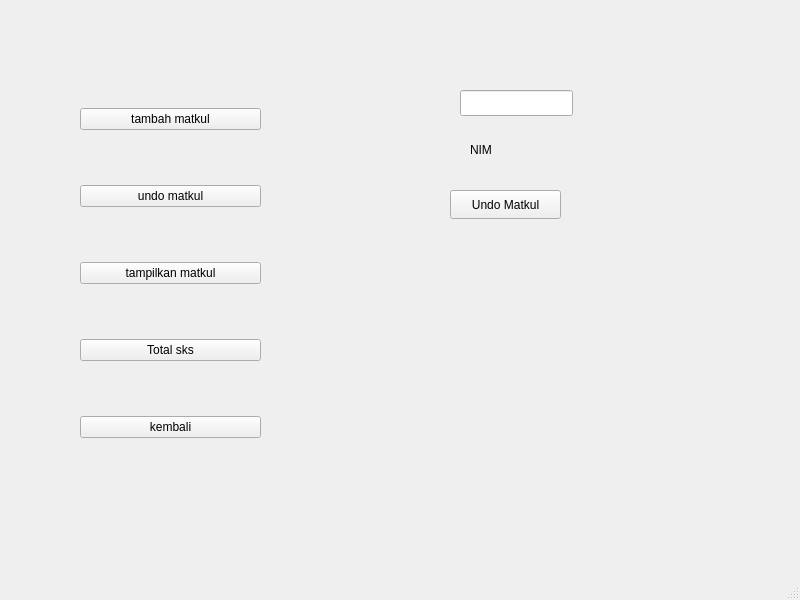
<?xml version="1.0" encoding="UTF-8"?>
<ui version="4.0">
 <class>Mainmahasiswa</class>
 <widget class="QMainWindow" name="Mainmahasiswa">
  <property name="geometry">
   <rect>
    <x>0</x>
    <y>0</y>
    <width>800</width>
    <height>600</height>
   </rect>
  </property>
  <property name="windowTitle">
   <string>MainWindow</string>
  </property>
  <widget class="QWidget" name="centralwidget">
   <widget class="QStackedWidget" name="stackedWidget">
    <property name="geometry">
     <rect>
      <x>420</x>
      <y>50</y>
      <width>281</width>
      <height>431</height>
     </rect>
    </property>
    <property name="currentIndex">
     <number>2</number>
    </property>
    <widget class="QWidget" name="pageTambah">
     <widget class="QPlainTextEdit" name="outputdaftarmatkul">
      <property name="geometry">
       <rect>
        <x>60</x>
        <y>40</y>
        <width>171</width>
        <height>151</height>
       </rect>
      </property>
     </widget>
     <widget class="QLineEdit" name="addmatkul">
      <property name="geometry">
       <rect>
        <x>80</x>
        <y>300</y>
        <width>113</width>
        <height>31</height>
       </rect>
      </property>
     </widget>
     <widget class="QPushButton" name="btnTambahMatkul">
      <property name="geometry">
       <rect>
        <x>80</x>
        <y>360</y>
        <width>111</width>
        <height>29</height>
       </rect>
      </property>
      <property name="text">
       <string>tambah matkul</string>
      </property>
     </widget>
     <widget class="QLineEdit" name="writenim">
      <property name="geometry">
       <rect>
        <x>80</x>
        <y>230</y>
        <width>113</width>
        <height>26</height>
       </rect>
      </property>
     </widget>
     <widget class="QLabel" name="label">
      <property name="geometry">
       <rect>
        <x>110</x>
        <y>260</y>
        <width>63</width>
        <height>20</height>
       </rect>
      </property>
      <property name="text">
       <string>NIM</string>
      </property>
     </widget>
     <widget class="QLabel" name="label_2">
      <property name="geometry">
       <rect>
        <x>110</x>
        <y>330</y>
        <width>63</width>
        <height>20</height>
       </rect>
      </property>
      <property name="text">
       <string>Index</string>
      </property>
     </widget>
    </widget>
    <widget class="QWidget" name="pageTampil">
     <widget class="QPlainTextEdit" name="outputtampilmatkul">
      <property name="geometry">
       <rect>
        <x>40</x>
        <y>90</y>
        <width>191</width>
        <height>221</height>
       </rect>
      </property>
     </widget>
     <widget class="QPushButton" name="btnTampilMatkul_2">
      <property name="geometry">
       <rect>
        <x>80</x>
        <y>360</y>
        <width>111</width>
        <height>29</height>
       </rect>
      </property>
      <property name="text">
       <string>Tampil matkul</string>
      </property>
     </widget>
     <widget class="QLineEdit" name="showmatkul">
      <property name="geometry">
       <rect>
        <x>80</x>
        <y>30</y>
        <width>113</width>
        <height>26</height>
       </rect>
      </property>
     </widget>
     <widget class="QLabel" name="label_3">
      <property name="geometry">
       <rect>
        <x>100</x>
        <y>60</y>
        <width>63</width>
        <height>20</height>
       </rect>
      </property>
      <property name="text">
       <string>NIM</string>
      </property>
     </widget>
    </widget>
    <widget class="QWidget" name="pageUndo">
     <widget class="QPushButton" name="btnUndoMatkul">
      <property name="geometry">
       <rect>
        <x>30</x>
        <y>140</y>
        <width>111</width>
        <height>29</height>
       </rect>
      </property>
      <property name="text">
       <string>Undo Matkul</string>
      </property>
     </widget>
     <widget class="QLabel" name="keteranganundo">
      <property name="geometry">
       <rect>
        <x>50</x>
        <y>90</y>
        <width>63</width>
        <height>20</height>
       </rect>
      </property>
      <property name="text">
       <string>NIM</string>
      </property>
     </widget>
     <widget class="QLineEdit" name="undoperson">
      <property name="geometry">
       <rect>
        <x>40</x>
        <y>40</y>
        <width>113</width>
        <height>26</height>
       </rect>
      </property>
     </widget>
    </widget>
    <widget class="QWidget" name="page">
     <widget class="QPushButton" name="btnTotalSks_2">
      <property name="geometry">
       <rect>
        <x>30</x>
        <y>180</y>
        <width>93</width>
        <height>29</height>
       </rect>
      </property>
      <property name="text">
       <string>Total Sks</string>
      </property>
     </widget>
     <widget class="QLabel" name="outputtotal">
      <property name="geometry">
       <rect>
        <x>50</x>
        <y>100</y>
        <width>63</width>
        <height>20</height>
       </rect>
      </property>
      <property name="text">
       <string>NIM</string>
      </property>
     </widget>
     <widget class="QLineEdit" name="NIM">
      <property name="geometry">
       <rect>
        <x>30</x>
        <y>40</y>
        <width>113</width>
        <height>26</height>
       </rect>
      </property>
     </widget>
    </widget>
   </widget>
   <widget class="QWidget" name="verticalLayoutWidget">
    <property name="geometry">
     <rect>
      <x>80</x>
      <y>59</y>
      <width>181</width>
      <height>431</height>
     </rect>
    </property>
    <layout class="QVBoxLayout" name="verticalLayout">
     <item>
      <widget class="QPushButton" name="btnPageTambahMatkul">
       <property name="text">
        <string>tambah matkul</string>
       </property>
      </widget>
     </item>
     <item>
      <widget class="QPushButton" name="btnPageUndoMatkul">
       <property name="text">
        <string>undo matkul</string>
       </property>
      </widget>
     </item>
     <item>
      <widget class="QPushButton" name="btnTampilMatkul">
       <property name="text">
        <string>tampilkan matkul</string>
       </property>
      </widget>
     </item>
     <item>
      <widget class="QPushButton" name="btnTotalSks">
       <property name="text">
        <string>Total sks</string>
       </property>
      </widget>
     </item>
     <item>
      <widget class="QPushButton" name="btnKembali">
       <property name="text">
        <string>kembali</string>
       </property>
      </widget>
     </item>
    </layout>
   </widget>
  </widget>
  <widget class="QMenuBar" name="menubar">
   <property name="geometry">
    <rect>
     <x>0</x>
     <y>0</y>
     <width>800</width>
     <height>26</height>
    </rect>
   </property>
  </widget>
  <widget class="QStatusBar" name="statusbar"/>
 </widget>
 <resources/>
 <connections/>
</ui>
